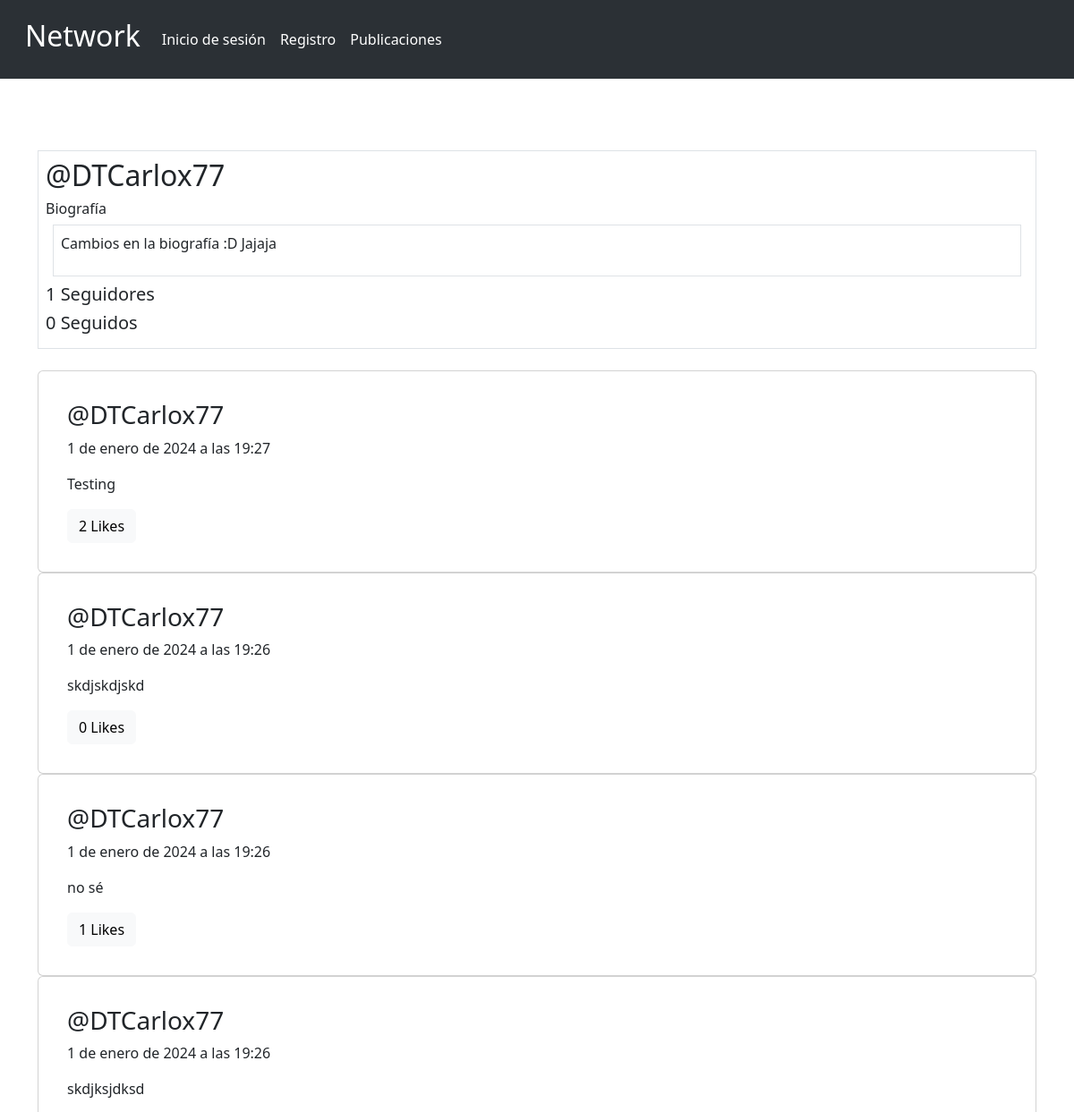
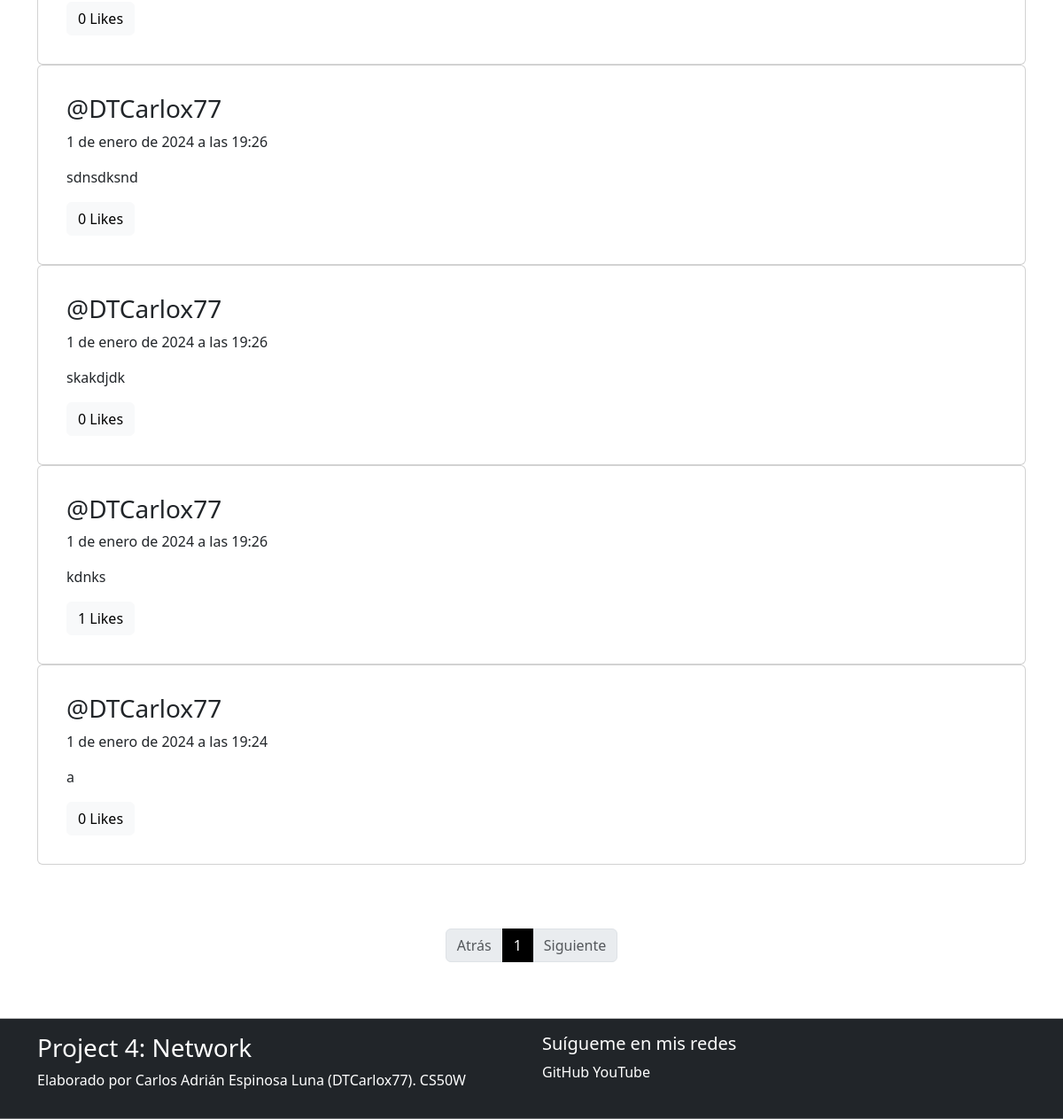
The page /profile/DTCarlox77/ on the database as committed earlier (2 pictures, top to bottom).
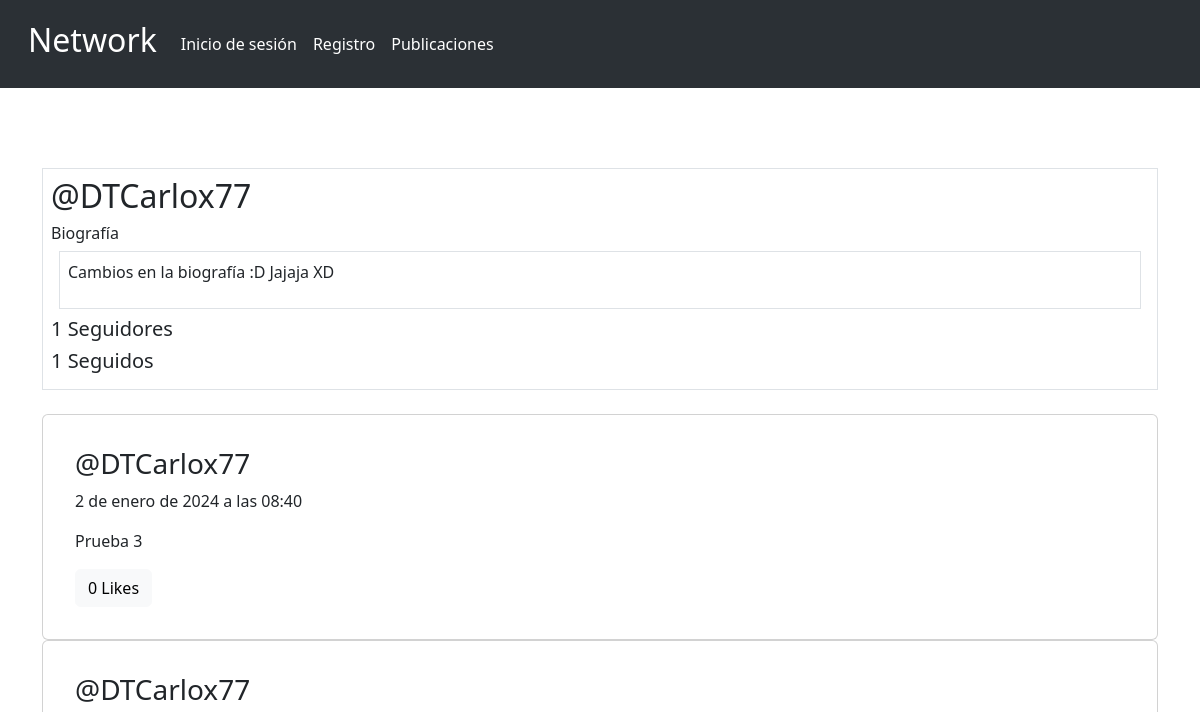
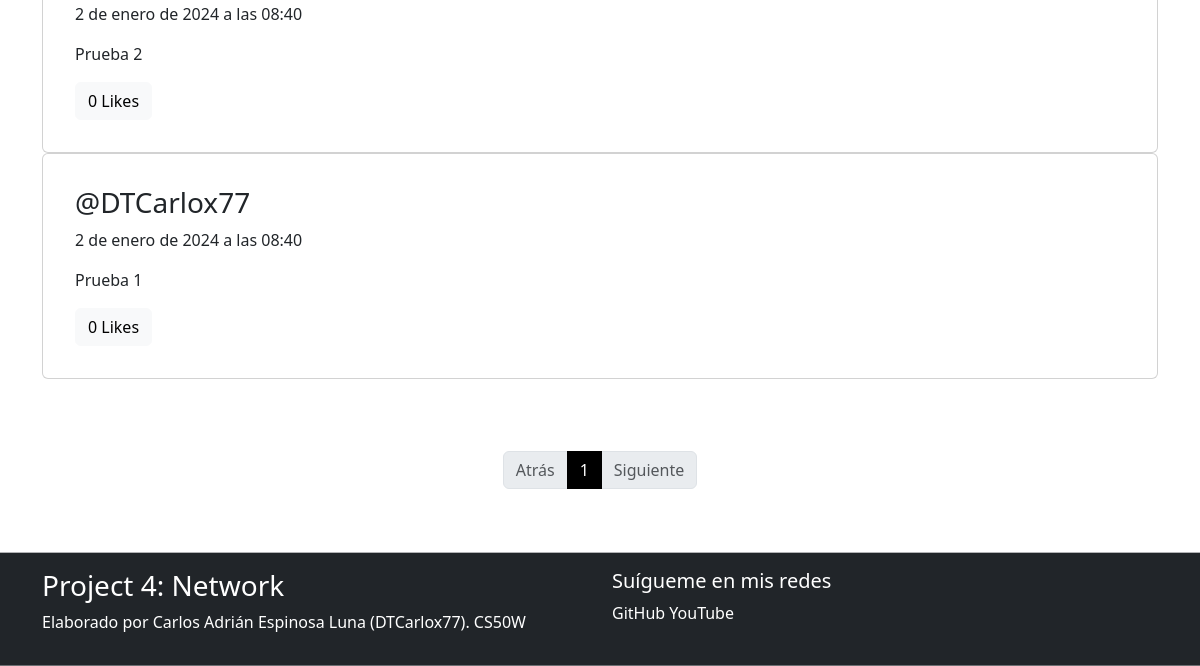
The same page on the database as committed later (2 pictures, top to bottom).
### network/models.py (models this page shows, shortened)
class CustomUser(AbstractUser):
    correo = models.EmailField(unique=True)
    name = models.CharField(max_length=40)
    lastname = models.CharField(max_length=40)
    biografia = models.TextField(blank=True)
    def __str__(self):
        return self.username

class Post(models.Model):
    autor = models.ForeignKey(CustomUser, on_delete=models.CASCADE)
    contenido = models.TextField()
    fecha = models.DateTimeField(auto_now_add=True)
    likes = models.ManyToManyField(CustomUser, through=Like, related_name='post_likes')

### network/views.py (the view)
# urls.py: path('profile/<str:username>/', profile, name='profile'),
def profile(request, username):
    usuario = get_object_or_404(CustomUser, username=username)
    user_posts = Post.objects.filter(autor=usuario).order_by('-fecha')
    seguidor = None
    paginator = Paginator(user_posts, 10)
    page = request.GET.get('page')
    try:
        page_posts = paginator.page(page)
    except PageNotAnInteger:
        page_posts = paginator.page(1)
    except EmptyPage:
        page_posts = paginator.page(paginator.num_pages)
    seguidores = Seguidor.objects.filter(siguiendo=usuario).count()
    siguiendo = Seguidor.objects.filter(seguidor=usuario).count()
    if request.user.is_authenticated:
        seguidor = Seguidor.objects.filter(seguidor=request.user, siguiendo=usuario).exists()
    if request.method == 'POST':
        nueva_biografia = request.POST.get('biografia')
        if nueva_biografia is not None:
            usuario.biografia = nueva_biografia
            usuario.save()
    return render(request, 'profile.html', {
        'page_posts': page_posts,
        'perfil': 'propio' if str(username) == str(request.user) else None,
        'username': usuario,
        'seguidores': seguidores,
        'siguiendo': siguiendo,
        'seguidor': seguidor
    })

### network/templates/profile.html (shortened to what the changed rows need)
{% extends "layouts/base.html" %}
{% block content %}
{% if perfil == 'propio' %}
    <div class="container border mt-4 mb-4 p-2">
        <h2>@{{ username.username }}</h2>
        <h4>{{ username.name }} {{ username.lastname }}</h4>
        <hr>
        <h6 class="ml-5 mt-2">Mi biografía</h6>
        <form action="{% url 'profile' username.username %}" method="POST">
            {% csrf_token %}
            <div class="form-floating mb-3">
                <textarea class="form-control" placeholder="¿Qué tienes en mente?" id="floatingTextarea" value="Prueba" name="biografia">{{ username.biografia }}</textarea>
                <label for="floatingTextarea">Redacta tu biografía</label>
            </div>
            <hr>
            <h5>{{ seguidores }} seguidores</h5>
            <h5>{{ siguiendo }} seguidos</h5>
            <br>
            <button type="submit" class="btn btn-dark">Guardar cambios</button>
        </form>
    </div>
    <h3 class="p-4">Tus posts</h3>
{% else %}
    <div class="container border mt-4 mb-4 p-2">
        <h2>@{{ username.username }}</h2>
        {% if username.biografia %}
            <h6 class="ml-5 mt-2">Biografía</h6>
            <div class="span border m-2 p-2">
                <p>{{ username.biografia }}</p>
            </div>
        {% else %}
            <h6 class="ml-5 mt-2">Biografía</h6>
            <div class="span border m-2 p-2">
                <p>Este usuario no posee una biografía</p>
            </div>
        {% endif %}
        <form method="POST">
            <h5 id="cantidad_seguidores">{{ seguidores }} Seguidores</h5>
            <h5>{{ siguiendo }} Seguidos</h5>
        </form>
    </div>
{% endif %}
{% if page_posts %}
    {% for post in page_posts %}
    <div class="card">
        <div class="card-body m-3">
            <h3 class="card-title">@{{ post.autor }}</h3>
            <p class="card-text">{{ post.fecha }}</p>
            <form method="POST" class="like-form" id="post-{{ post.id }}">
                <p class="card-text" id="content-{{ post.id }}">{{ post.contenido }}</p>
                {% if user.is_authenticated %}
                    {% if request.user in post.likes.all %}
                        <button type="button" class="btn btn-primary btn-dark like_button" data-post-id="{{ post.id }}">
                            {{ post.likes.all.count }} Likes
                        </button>
                    {% else %}
                        <button type="button" class="btn btn-primary btn-light like_button" data-post-id="{{ post.id }}">
                            {{ post.likes.all.count }} Likes
                        </button>
                    {% endif %}
                    {% if perfil == 'propio' %}
                        <button type="button" class="btn btn-light edit_post" data-post-id="{{ post.id }}">Modificar</button>
                        <button type="button" class="btn btn-light delete_post" data-post-id="{{ post.id }}">Eliminar</button>
                    {% endif %}
                {% else %}
                    <a  href="{% url 'login' %}">
                        <button type="button" class="btn btn-primary btn-light">
                            {{ post.likes.all.count }} Likes
                        </button>
                    </a>
                {% endif %}
            </form>
        </div>
    </div>
    {% endfor %}
    <br>
    <div class="d-flex justify-content-center mt-5">
        <nav aria-label="...">
            <ul class="pagination">
                {% for num in page_posts.paginator.page_range %}
                    <li class="page-item {% if num == page_posts.number%}active{% endif %}" aria-current="page">
                        <a class="page-link" href="?page={{ num }}">{{ num }}</a>
                    </li>
                {% endfor %}
            </ul>
        </nav>
    </div>
{% else %}
    <div class="container mt-4 border p-4">
        <h2>{% if perfil == 'propio' %}No has hecho publicaciones{% else %}Esta persona no ha hecho publicaciones{% endif %}</h2>
    </div>
{% endif %}
<br>
{% endblock %}

Rows that differ between the two databases and show on the page:
removed Post: autor "DTCarlox77", fecha "1 de enero de 2024 a las 19:27", contenido "Testing", likes.all.count "2"
removed Post: autor "DTCarlox77", fecha "1 de enero de 2024 a las 19:26", contenido "skdjskdjskd", likes.all.count "0"
removed Post: autor "DTCarlox77", fecha "1 de enero de 2024 a las 19:26", contenido "no sé", likes.all.count "1"
removed Post: autor "DTCarlox77", fecha "1 de enero de 2024 a las 19:26", contenido "skdjksjdksd", likes.all.count "0"
removed Post: autor "DTCarlox77", fecha "1 de enero de 2024 a las 19:26", contenido "sdnsdksnd", likes.all.count "0"
removed Post: autor "DTCarlox77", fecha "1 de enero de 2024 a las 19:26", contenido "skakdjdk", likes.all.count "0"
removed Post: autor "DTCarlox77", fecha "1 de enero de 2024 a las 19:26", contenido "kdnks", likes.all.count "1"
removed Post: autor "DTCarlox77", fecha "1 de enero de 2024 a las 19:24", contenido "a", likes.all.count "0"
changed CustomUser "DTCarlox77": biografia "Cambios en la biografía :D Jajaja" → "Cambios en la biografía :D Jajaja XD"
added Post: autor "DTCarlox77", fecha "2 de enero de 2024 a las 08:40", contenido "Prueba 3", likes.all.count "0"
added Post: autor "DTCarlox77", fecha "2 de enero de 2024 a las 08:40", contenido "Prueba 2", likes.all.count "0"
added Post: autor "DTCarlox77", fecha "2 de enero de 2024 a las 08:40", contenido "Prueba 1", likes.all.count "0"
Other text that changed with them:
{{ siguiendo }}: "0" → "1"
